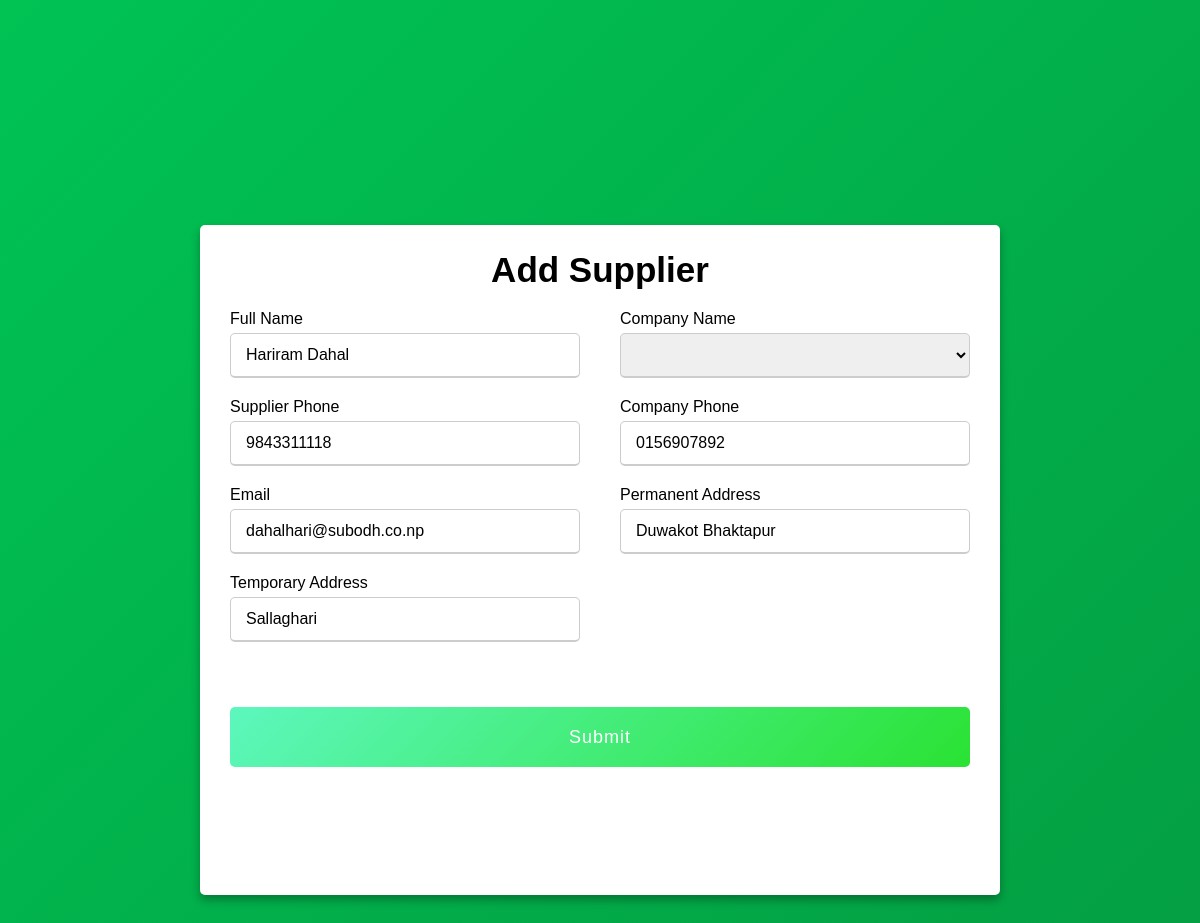
The app's page /OP14_updates.php?updateid=4 (signed in), older data.
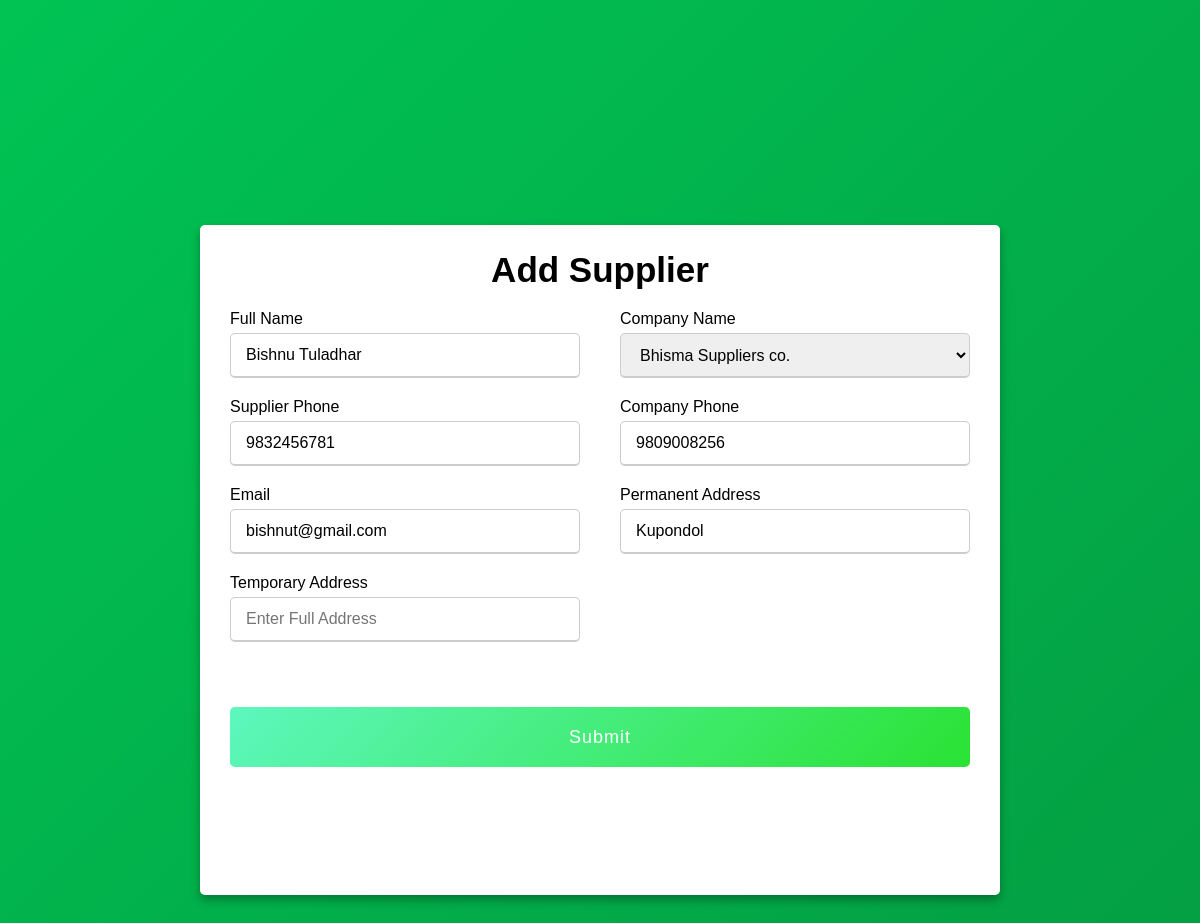
The same page, newer data.
### tables this page shows
CREATE TABLE `supp_record` (
  `supp_id` int(11) NOT NULL,
  `supp_name` varchar(255) NOT NULL,
  `com_name` int(255) NOT NULL,
  `doe` varchar(255) NOT NULL,
  `sphone` varchar(255) NOT NULL,
  `cphone` varchar(255) NOT NULL,
  `email` varchar(255) NOT NULL,
  `paddress` varchar(255) NOT NULL,
  `taddress` varchar(255) NOT NULL
);

### OP14_updates.php (the view, shortened to what this page needs)
<?php
                include "./Connection/dbcon.php";
                $id=$_GET['updateid'];
                $sql="SELECT * FROM supp_record WHERE supp_id = $id";
                $result=mysqli_query($con,$sql);
                $row=mysqli_fetch_assoc($result);
                    $supp_name = $row['supp_name'];
                    $com_name = $row['com_name'];
                    $sphone = $row['sphone'];
                    $cphone = $row['cphone'];
                    $email=$row['email'];
                    $paddress=$row['paddress'];
                    $taddress=$row['taddress'];
?>
<!DOCTYPE html>
<html lang="en" dir="ltr">
<head>
</head>
<body>
    <div class="add_main-form">
        <div class="add-form-container">
            <div class="title">Add Supplier</div>
            <div class="form-content">
                <form action="" method="POST">
                    <div class="user-details">
                        <div class="input-box">
                            <span class="details">Full Name</span>
                            <input type="text" placeholder="Enter Supplier Full Name" name="supp_name"  value="<?php echo $supp_name; ?>" id="add_name" onkeyup="validateName()" required minlength="8">
                        </div>
                        <div class="input-box">
          <span class="details">Company Name</span>
         <select name="com_name" value="<?php echo $com_name; ?>" id="">
            <?php
            $sqli="SELECT * FROM company_record";
            $result1=mysqli_query($con,$sqli);
            while($row=mysqli_fetch_array($result1)){
                echo '<option value='.$row['id'].'>'.$row['name'].'</option>';
            }
              ?>
        </select>
     </div>
                   <div class="input-box">
                            <span class="details">Supplier Phone</span>
                            <input type="tel" id="add_sphone" name="sphone"  value="<?php echo $sphone; ?>" placeholder="Enter Phone Number" onkeyup="validatesPhone()" required minlength="10">
                        </div>
                   <div class="input-box">
                            <span class="details">Company Phone</span>
                            <input type="tel" id="add_phone" name="cphone"  value="<?php echo $cphone; ?>" placeholder="Enter Phone Number" onkeyup="validatePhone()" required minlength="10">
                        </div>
                        <div class="input-box">
                            <span class="details">Email</span>
                            <input type="email" id="add_email"  value="<?php echo $email; ?>" name="email" placeholder="Enter Email Address" onkeyup="validateEmail()" required>
                        </div>
                        <div class="input-box">
                            <span class="details">Permanent Address</span>
                            <input type="text" name="paddress"  value="<?php echo $paddress; ?>" placeholder="Enter Full Address" onkeyup="validateAddress()" id="add_address" required>
                        </div>
                        <div class="input-box">
                            <span class="details">Temporary Address</span>
                            <input type="text" name="taddress"  value="<?php echo $taddress; ?>" placeholder="Enter Full Address" onkeyup="validateAddresss()" id="add_addresss">
                        </div>
                      </div>
                    <div class="button">
                        <button type="submit" id="add_user_btn" name="submit" value="Add Supplser" onclick="validateform()">Submit</button>
                    </div>
                </form>
            </div>
        </div>
    </div>
</body>
</html>

Row changes from the older to the newer data that the page shows:
changed supp_record: supp_name "Hariram Dahal" → "Bishnu Tuladhar"; sphone "9843311118" → "9832456781"; cphone "0156907892" → "9809008256"; email "dahalhari@subodh.co.np" → "bishnut@gmail.com"; paddress "Duwakot Bhaktapur" → "Kupondol"; taddress "Sallaghari" → (not shown)
Text that changed along with them:
form field com_name: (not shown) → "Bhisma Suppliers co."
